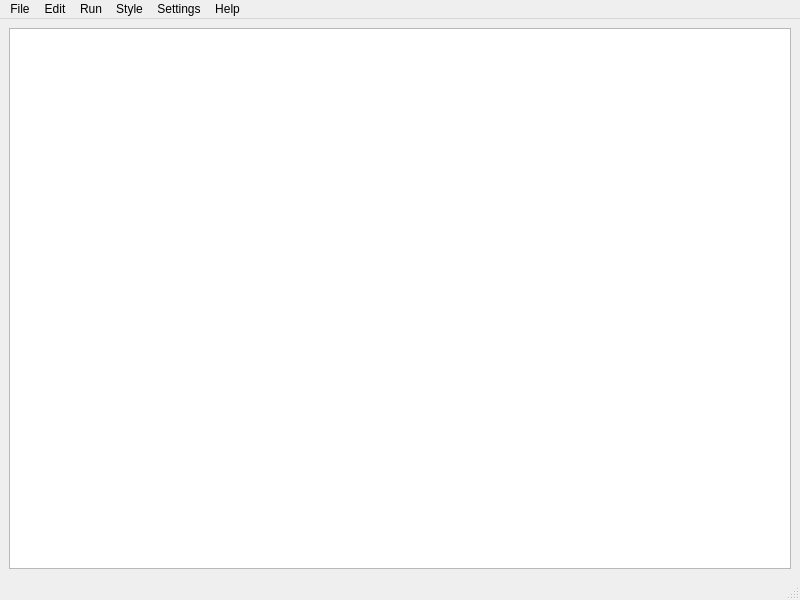
<?xml version="1.0" encoding="UTF-8"?>
<ui version="4.0">
 <class>MainWindow</class>
 <widget class="QMainWindow" name="MainWindow">
  <property name="geometry">
   <rect>
    <x>0</x>
    <y>0</y>
    <width>800</width>
    <height>600</height>
   </rect>
  </property>
  <property name="windowTitle">
   <string>Falcon Development Environment</string>
  </property>
  <widget class="QWidget" name="centralwidget">
   <property name="sizePolicy">
    <sizepolicy hsizetype="Expanding" vsizetype="Expanding">
     <horstretch>0</horstretch>
     <verstretch>0</verstretch>
    </sizepolicy>
   </property>
   <layout class="QVBoxLayout" name="verticalLayout">
    <item>
     <widget class="QCodeEditor" name="plainTextEdit">
      <property name="sizePolicy">
       <sizepolicy hsizetype="Expanding" vsizetype="Expanding">
        <horstretch>0</horstretch>
        <verstretch>0</verstretch>
       </sizepolicy>
      </property>
     </widget>
    </item>
   </layout>
  </widget>
  <widget class="QMenuBar" name="menubar">
   <property name="geometry">
    <rect>
     <x>0</x>
     <y>0</y>
     <width>800</width>
     <height>21</height>
    </rect>
   </property>
   <widget class="QMenu" name="menuFile">
    <property name="title">
     <string>File</string>
    </property>
    <addaction name="actionNew"/>
    <addaction name="actionLoad"/>
    <addaction name="separator"/>
    <addaction name="actionSave"/>
    <addaction name="actionSave_As"/>
    <addaction name="separator"/>
    <addaction name="actionPrint"/>
    <addaction name="separator"/>
    <addaction name="actionClose"/>
    <addaction name="separator"/>
    <addaction name="actionQuit"/>
   </widget>
   <widget class="QMenu" name="menuEdit">
    <property name="title">
     <string>Edit</string>
    </property>
    <addaction name="actionUndo"/>
    <addaction name="actionRedo"/>
    <addaction name="separator"/>
    <addaction name="actionCut"/>
    <addaction name="actionCopy"/>
    <addaction name="actionPaste"/>
    <addaction name="actionSelect_All"/>
   </widget>
   <widget class="QMenu" name="menuRun">
    <property name="title">
     <string>Run</string>
    </property>
    <addaction name="actionRun"/>
    <addaction name="separator"/>
    <addaction name="actionDebug"/>
    <addaction name="separator"/>
    <addaction name="actionStep"/>
    <addaction name="separator"/>
    <addaction name="actionOCL"/>
   </widget>
   <widget class="QMenu" name="menuStyle">
    <property name="title">
     <string>Style</string>
    </property>
    <addaction name="actionCrystal_Hammer"/>
    <addaction name="actionDark_Code"/>
    <addaction name="actionNormal"/>
    <addaction name="actionDracula"/>
    <addaction name="actionMonokai"/>
    <addaction name="actionSublime_Material"/>
    <addaction name="actionSublime_Material_Light"/>
    <addaction name="actionTomorrow"/>
    <addaction name="actionTomorrow_Night"/>
    <addaction name="actionTomorrow_Night_Blue"/>
    <addaction name="actionTomorrow_Night_Eighties"/>
    <addaction name="actionVS2012"/>
    <addaction name="separator"/>
    <addaction name="actionSave_Default"/>
   </widget>
   <widget class="QMenu" name="menuSettings">
    <property name="title">
     <string>Settings</string>
    </property>
    <addaction name="actionSettings"/>
   </widget>
   <widget class="QMenu" name="menuHelp">
    <property name="title">
     <string>Help</string>
    </property>
    <addaction name="actionHelp"/>
    <addaction name="actionAbout"/>
   </widget>
   <addaction name="menuFile"/>
   <addaction name="menuEdit"/>
   <addaction name="menuRun"/>
   <addaction name="menuStyle"/>
   <addaction name="menuSettings"/>
   <addaction name="menuHelp"/>
  </widget>
  <widget class="QStatusBar" name="statusbar"/>
  <action name="actionNew">
   <property name="text">
    <string>New</string>
   </property>
   <property name="shortcut">
    <string>Ctrl+N</string>
   </property>
  </action>
  <action name="actionLoad">
   <property name="text">
    <string>Open</string>
   </property>
   <property name="shortcut">
    <string>Ctrl+O</string>
   </property>
  </action>
  <action name="actionSave">
   <property name="enabled">
    <bool>true</bool>
   </property>
   <property name="text">
    <string>Save</string>
   </property>
   <property name="shortcut">
    <string>Ctrl+S</string>
   </property>
  </action>
  <action name="actionSave_As">
   <property name="enabled">
    <bool>true</bool>
   </property>
   <property name="text">
    <string>Save As</string>
   </property>
  </action>
  <action name="actionQuit">
   <property name="text">
    <string>Quit</string>
   </property>
  </action>
  <action name="actionPrint">
   <property name="text">
    <string>Print</string>
   </property>
   <property name="shortcut">
    <string>Ctrl+P</string>
   </property>
  </action>
  <action name="actionClose">
   <property name="text">
    <string>Close</string>
   </property>
   <property name="shortcut">
    <string>Ctrl+Alt+F4</string>
   </property>
  </action>
  <action name="actionUndo">
   <property name="enabled">
    <bool>false</bool>
   </property>
   <property name="text">
    <string>Undo</string>
   </property>
   <property name="shortcut">
    <string>Ctrl+Z</string>
   </property>
  </action>
  <action name="actionRedo">
   <property name="enabled">
    <bool>false</bool>
   </property>
   <property name="text">
    <string>Redo</string>
   </property>
   <property name="shortcut">
    <string>Ctrl+Y</string>
   </property>
  </action>
  <action name="actionCut">
   <property name="text">
    <string>Cut</string>
   </property>
   <property name="shortcut">
    <string>Ctrl+X</string>
   </property>
  </action>
  <action name="actionCopy">
   <property name="text">
    <string>Copy</string>
   </property>
   <property name="shortcut">
    <string>Ctrl+C</string>
   </property>
  </action>
  <action name="actionPaste">
   <property name="text">
    <string>Paste</string>
   </property>
   <property name="shortcut">
    <string>Ctrl+V</string>
   </property>
  </action>
  <action name="actionSelect_All">
   <property name="text">
    <string>Select All</string>
   </property>
   <property name="shortcut">
    <string>Ctrl+A</string>
   </property>
  </action>
  <action name="actionRun">
   <property name="text">
    <string>Run</string>
   </property>
   <property name="shortcut">
    <string>F5</string>
   </property>
  </action>
  <action name="actionDebug">
   <property name="enabled">
    <bool>false</bool>
   </property>
   <property name="text">
    <string>Debug</string>
   </property>
   <property name="shortcut">
    <string>F6</string>
   </property>
  </action>
  <action name="actionStep">
   <property name="enabled">
    <bool>false</bool>
   </property>
   <property name="text">
    <string>Step</string>
   </property>
   <property name="shortcut">
    <string>F8</string>
   </property>
  </action>
  <action name="actionNormal">
   <property name="text">
    <string>Default</string>
   </property>
  </action>
  <action name="actionDracula">
   <property name="text">
    <string>Dracula</string>
   </property>
  </action>
  <action name="actionOCL">
   <property name="text">
    <string>Open Command Line</string>
   </property>
  </action>
  <action name="actionCrystal_Hammer">
   <property name="text">
    <string>Crystal Hammer</string>
   </property>
  </action>
  <action name="actionDark_Code">
   <property name="text">
    <string>Dark Code</string>
   </property>
  </action>
  <action name="actionMonokai">
   <property name="text">
    <string>Monokai</string>
   </property>
  </action>
  <action name="actionSublime_Material">
   <property name="text">
    <string>Sublime Material</string>
   </property>
  </action>
  <action name="actionSublime_Material_Light">
   <property name="text">
    <string>Sublime Material Light</string>
   </property>
  </action>
  <action name="actionTomorrow">
   <property name="text">
    <string>Tomorrow</string>
   </property>
  </action>
  <action name="actionTomorrow_Night">
   <property name="text">
    <string>Tomorrow Night</string>
   </property>
  </action>
  <action name="actionTomorrow_Night_Blue">
   <property name="text">
    <string>Tomorrow Night Blue</string>
   </property>
  </action>
  <action name="actionTomorrow_Night_Eighties">
   <property name="text">
    <string>Tomorrow Night Eighties</string>
   </property>
  </action>
  <action name="actionVS2012">
   <property name="text">
    <string>VS2012</string>
   </property>
  </action>
  <action name="actionSave_Default">
   <property name="text">
    <string>Save Current as Default</string>
   </property>
  </action>
  <action name="actionSettings">
   <property name="text">
    <string>Settings</string>
   </property>
  </action>
  <action name="actionAbout">
   <property name="text">
    <string>About</string>
   </property>
  </action>
  <action name="actionHelp">
   <property name="text">
    <string>Help</string>
   </property>
   <property name="shortcut">
    <string>F1</string>
   </property>
  </action>
 </widget>
 <customwidgets>
  <customwidget>
   <class>QCodeEditor</class>
   <extends>QPlainTextEdit</extends>
   <header location="global">../Falcon/include/include/internal/QCodeEditor.hpp</header>
  </customwidget>
 </customwidgets>
 <resources/>
 <connections/>
</ui>
